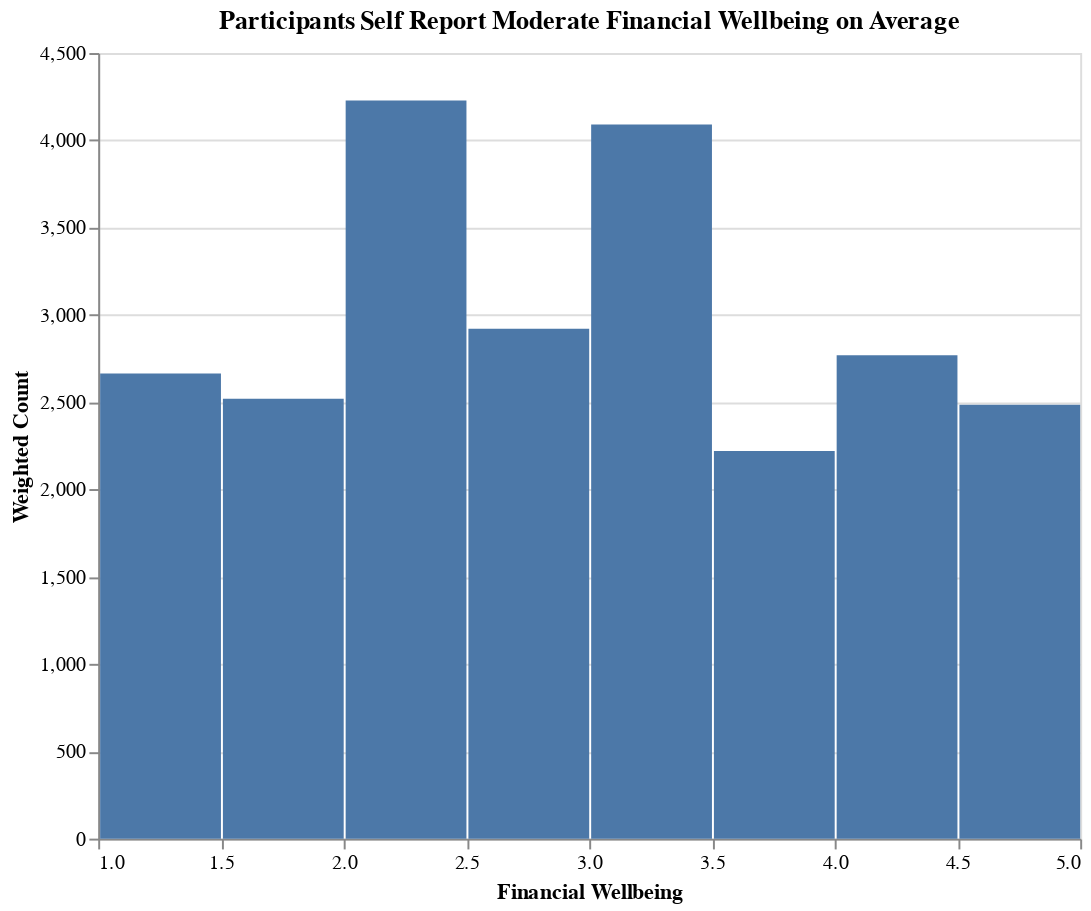

This figure's notebook cell:
### Markdown cell above
Financial Well-Being Distribution

### Code cell
# Checking the distribution of financially literate individuals
alt.Chart(plot_df, title= alt.Title(text ="Participants Self Report Moderate Financial Wellbeing on Average")).mark_bar().encode(
    x=alt.X('financial_wellbeing_composite:Q', title='Financial Wellbeing', bin=True),
    y=alt.Y('sum(State-level-weight (Age, Eth, Edu)):Q', title='Weighted Count')
).properties(width=500, height=400)

### Figure 1 — Vega specification as saved in the notebook (floating-point values rounded to 4 significant figures)
{"$schema": "https://vega.github.io/schema/vega/v5.json", "data": [{"name": "source_0", "values": [{"bin_maxbins_10_financial_wellbeing_composite": 3.5, "bin_maxbins_10_financial_wellbeing_composite_end": 4.0, "sum_State-level-weight (Age, Eth, Edu)": 2221.0}, {"bin_maxbins_10_financial_wellbeing_composite": 4.5, "bin_maxbins_10_financial_wellbeing_composite_end": 5.0, "sum_State-level-weight (Age, Eth, Edu)": 2486.0}, {"bin_maxbins_10_financial_wellbeing_composite": 1.5, "bin_maxbins_10_financial_wellbeing_composite_end": 2.0, "sum_State-level-weight (Age, Eth, Edu)": 2520.0}, {"bin_maxbins_10_financial_wellbeing_composite": 3.0, "bin_maxbins_10_financial_wellbeing_composite_end": 3.5, "sum_State-level-weight (Age, Eth, Edu)": 4091.0}, {"bin_maxbins_10_financial_wellbeing_composite": 2.0, "bin_maxbins_10_financial_wellbeing_composite_end": 2.5, "sum_State-level-weight (Age, Eth, Edu)": 4228.0}, {"bin_maxbins_10_financial_wellbeing_composite": 4.0, "bin_maxbins_10_financial_wellbeing_composite_end": 4.5, "sum_State-level-weight (Age, Eth, Edu)": 2769.0}, {"bin_maxbins_10_financial_wellbeing_composite": 1.0, "bin_maxbins_10_financial_wellbeing_composite_end": 1.5, "sum_State-level-weight (Age, Eth, Edu)": 2665.0}, {"bin_maxbins_10_financial_wellbeing_composite": 2.5, "bin_maxbins_10_financial_wellbeing_composite_end": 3.0, "sum_State-level-weight (Age, Eth, Edu)": 2920.0}]}, {"name": "source_0_y_domain_sum_State-level-weight (Age, Eth, Edu)", "values": [{"min": 2221.0, "max": 4228.0}]}], "signals": [{"name": "bin_maxbins_10_financial_wellbeing_composite_bins", "value": {"fields": ["financial_wellbeing_composite"], "fname": "bin_financial_wellbeing_composite", "start": 1.0, "step": 0.5, "stop": 5.0}}], "marks": [{"type": "rect", "name": "marks", "from": {"data": "source_0"}, "encode": {"update": {"x2": {"field": "bin_maxbins_10_financial_wellbeing_composite", "scale": "x", "offset": {"signal": "0.5 + (abs(scale(\"x\", datum[\"bin_maxbins_10_financial_wellbeing_composite_end\"]) - scale(\"x\", datum[\"bin_maxbins_10_financial_wellbeing_composite\"])) < 0.25 ? -0.5 * (0.25 - (abs(scale(\"x\", datum[\"bin_maxbins_10_financial_wellbeing_composite_end\"]) - scale(\"x\", datum[\"bin_maxbins_10_financial_wellbeing_composite\"])))) : 0.5)"}}, "x": {"field": "bin_maxbins_10_financial_wellbeing_composite_end", "scale": "x", "offset": {"signal": "0.5 + (abs(scale(\"x\", datum[\"bin_maxbins_10_financial_wellbeing_composite_end\"]) - scale(\"x\", datum[\"bin_maxbins_10_financial_wellbeing_composite\"])) < 0.25 ? 0.5 * (0.25 - (abs(scale(\"x\", datum[\"bin_maxbins_10_financial_wellbeing_composite_end\"]) - scale(\"x\", datum[\"bin_maxbins_10_financial_wellbeing_composite\"])))) : -0.5)"}}, "y2": {"value": 0, "scale": "y"}, "y": {"field": "sum_State-level-weight (Age, Eth, Edu)", "scale": "y"}, "fill": {"value": "#4c78a8"}}}, "style": ["bar"]}], "scales": [{"name": "x", "type": "linear", "domain": {"signal": "[bin_maxbins_10_financial_wellbeing_composite_bins.start, bin_maxbins_10_financial_wellbeing_composite_bins.stop]"}, "range": [0, {"signal": "width"}], "bins": {"signal": "bin_maxbins_10_financial_wellbeing_composite_bins"}, "zero": false}, {"name": "y", "type": "linear", "domain": [{"signal": "(data(\"source_0_y_domain_sum_State-level-weight (Age, Eth, Edu)\")[0] || {}).min"}, {"signal": "(data(\"source_0_y_domain_sum_State-level-weight (Age, Eth, Edu)\")[0] || {}).max"}], "range": [{"signal": "height"}, 0], "nice": true, "zero": true}], "axes": [{"scale": "y", "aria": false, "labels": false, "gridScale": "x", "grid": true, "ticks": false, "domain": false, "orient": "left", "minExtent": 0, "zindex": 0, "maxExtent": 0, "tickCount": {"signal": "ceil(height/40)"}}, {"scale": "x", "tickCount": {"signal": "ceil(width/10)"}, "zindex": 0, "orient": "bottom", "labelFlush": true, "title": "Financial Wellbeing", "labelOverlap": true, "grid": false}, {"scale": "y", "orient": "left", "grid": false, "zindex": 0, "title": "Weighted Count", "labelOverlap": true, "tickCount": {"signal": "ceil(height/40)"}}], "title": {"text": "Participants Self Report Moderate Financial Wellbeing on Average", "frame": "group"}, "width": 500, "background": "white", "padding": 5, "height": 400, "style": "cell"}
